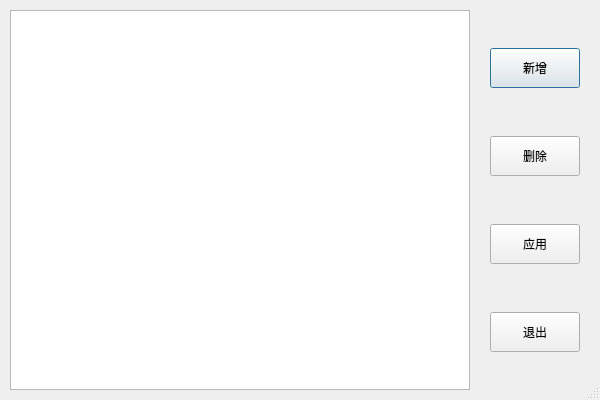
<?xml version="1.0" encoding="UTF-8"?>
<ui version="4.0">
 <class>RSSManager</class>
 <widget class="QDialog" name="RSSManager">
  <property name="geometry">
   <rect>
    <x>0</x>
    <y>0</y>
    <width>600</width>
    <height>400</height>
   </rect>
  </property>
  <property name="windowTitle">
   <string>Dialog</string>
  </property>
  <property name="sizeGripEnabled">
   <bool>true</bool>
  </property>
  <widget class="QListWidget" name="subList">
   <property name="geometry">
    <rect>
     <x>10</x>
     <y>10</y>
     <width>460</width>
     <height>380</height>
    </rect>
   </property>
  </widget>
  <widget class="QPushButton" name="addNewBT">
   <property name="geometry">
    <rect>
     <x>490</x>
     <y>48</y>
     <width>90</width>
     <height>40</height>
    </rect>
   </property>
   <property name="text">
    <string>新增</string>
   </property>
  </widget>
  <widget class="QPushButton" name="removeBT">
   <property name="geometry">
    <rect>
     <x>490</x>
     <y>136</y>
     <width>90</width>
     <height>40</height>
    </rect>
   </property>
   <property name="text">
    <string>删除</string>
   </property>
  </widget>
  <widget class="QPushButton" name="applyBT">
   <property name="geometry">
    <rect>
     <x>490</x>
     <y>224</y>
     <width>90</width>
     <height>40</height>
    </rect>
   </property>
   <property name="text">
    <string>应用</string>
   </property>
  </widget>
  <widget class="QPushButton" name="qiutBT">
   <property name="geometry">
    <rect>
     <x>490</x>
     <y>312</y>
     <width>90</width>
     <height>40</height>
    </rect>
   </property>
   <property name="text">
    <string>退出</string>
   </property>
  </widget>
 </widget>
 <resources/>
 <connections>
  <connection>
   <sender>qiutBT</sender>
   <signal>clicked()</signal>
   <receiver>RSSManager</receiver>
   <slot>hide()</slot>
   <hints>
    <hint type="sourcelabel">
     <x>544</x>
     <y>328</y>
    </hint>
    <hint type="destinationlabel">
     <x>531</x>
     <y>361</y>
    </hint>
   </hints>
  </connection>
 </connections>
</ui>
